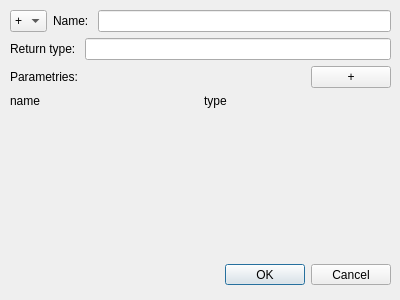
<?xml version="1.0" encoding="UTF-8"?>
<ui version="4.0">
 <class>MethodEditorDialog</class>
 <widget class="QDialog" name="MethodEditorDialog">
  <property name="geometry">
   <rect>
    <x>0</x>
    <y>0</y>
    <width>400</width>
    <height>300</height>
   </rect>
  </property>
  <property name="windowTitle">
   <string>Dialog</string>
  </property>
  <property name="sizeGripEnabled">
   <bool>false</bool>
  </property>
  <widget class="QDialogButtonBox" name="buttonBox">
   <property name="geometry">
    <rect>
     <x>10</x>
     <y>264</y>
     <width>381</width>
     <height>21</height>
    </rect>
   </property>
   <property name="sizePolicy">
    <sizepolicy hsizetype="Maximum" vsizetype="Fixed">
     <horstretch>0</horstretch>
     <verstretch>0</verstretch>
    </sizepolicy>
   </property>
   <property name="layoutDirection">
    <enum>Qt::LeftToRight</enum>
   </property>
   <property name="standardButtons">
    <set>QDialogButtonBox::Cancel|QDialogButtonBox::Ok</set>
   </property>
   <property name="centerButtons">
    <bool>false</bool>
   </property>
  </widget>
  <widget class="QWidget" name="layoutWidget">
   <property name="geometry">
    <rect>
     <x>10</x>
     <y>10</y>
     <width>381</width>
     <height>251</height>
    </rect>
   </property>
   <layout class="QVBoxLayout" name="verticalLayout_2">
    <property name="sizeConstraint">
     <enum>QLayout::SetMaximumSize</enum>
    </property>
    <item>
     <layout class="QVBoxLayout" name="verticalLayout">
      <item>
       <layout class="QHBoxLayout" name="horizontalLayout">
        <item>
         <widget class="QComboBox" name="accessModifierComboBox">
          <property name="statusTip">
           <string/>
          </property>
          <item>
           <property name="text">
            <string>+</string>
           </property>
          </item>
          <item>
           <property name="text">
            <string>-</string>
           </property>
          </item>
          <item>
           <property name="text">
            <string>#</string>
           </property>
          </item>
         </widget>
        </item>
        <item>
         <widget class="QLabel" name="label">
          <property name="text">
           <string>Name: </string>
          </property>
         </widget>
        </item>
        <item>
         <widget class="QLineEdit" name="nameEdit"/>
        </item>
       </layout>
      </item>
      <item>
       <layout class="QHBoxLayout" name="horizontalLayout_2">
        <item>
         <widget class="QLabel" name="label_2">
          <property name="text">
           <string>Return type: </string>
          </property>
         </widget>
        </item>
        <item>
         <widget class="QLineEdit" name="returnTypeEdit"/>
        </item>
       </layout>
      </item>
      <item>
       <layout class="QHBoxLayout" name="horizontalLayout_3">
        <item>
         <widget class="QLabel" name="label_3">
          <property name="text">
           <string>Parametries: </string>
          </property>
         </widget>
        </item>
        <item>
         <widget class="QPushButton" name="addParameterBtn">
          <property name="sizePolicy">
           <sizepolicy hsizetype="Fixed" vsizetype="Fixed">
            <horstretch>0</horstretch>
            <verstretch>0</verstretch>
           </sizepolicy>
          </property>
          <property name="text">
           <string>+</string>
          </property>
         </widget>
        </item>
       </layout>
      </item>
     </layout>
    </item>
    <item>
     <layout class="QHBoxLayout" name="horizontalLayout_4">
      <property name="sizeConstraint">
       <enum>QLayout::SetMinimumSize</enum>
      </property>
      <item>
       <widget class="QLabel" name="label_4">
        <property name="text">
         <string>name</string>
        </property>
       </widget>
      </item>
      <item>
       <widget class="QLabel" name="label_5">
        <property name="text">
         <string>type</string>
        </property>
       </widget>
      </item>
     </layout>
    </item>
    <item>
     <spacer name="verticalSpacer">
      <property name="orientation">
       <enum>Qt::Vertical</enum>
      </property>
      <property name="sizeHint" stdset="0">
       <size>
        <width>20</width>
        <height>40</height>
       </size>
      </property>
     </spacer>
    </item>
   </layout>
  </widget>
 </widget>
 <resources/>
 <connections/>
</ui>
